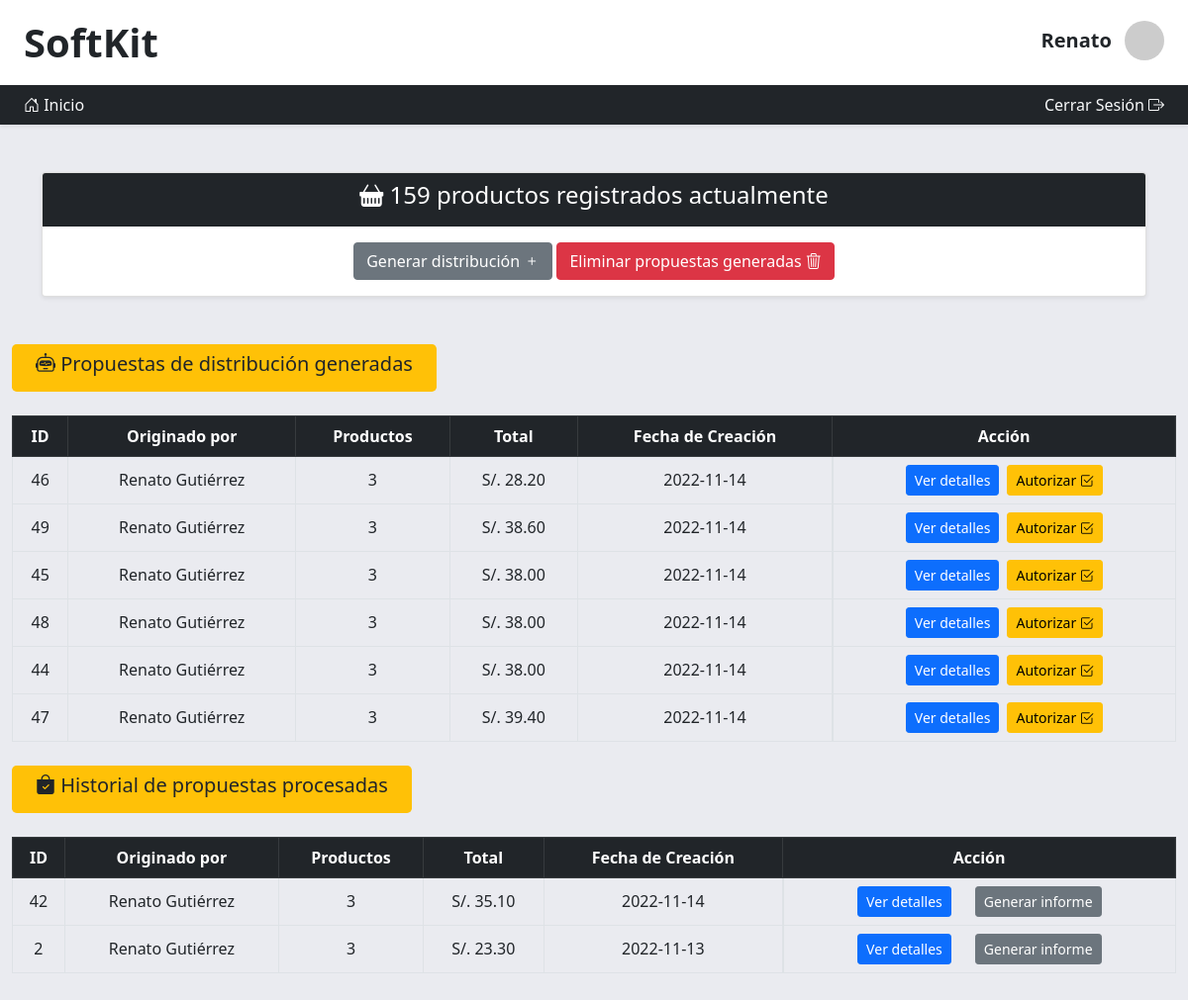
Before: /pages/distribucion.php (signed in) with the older database file.
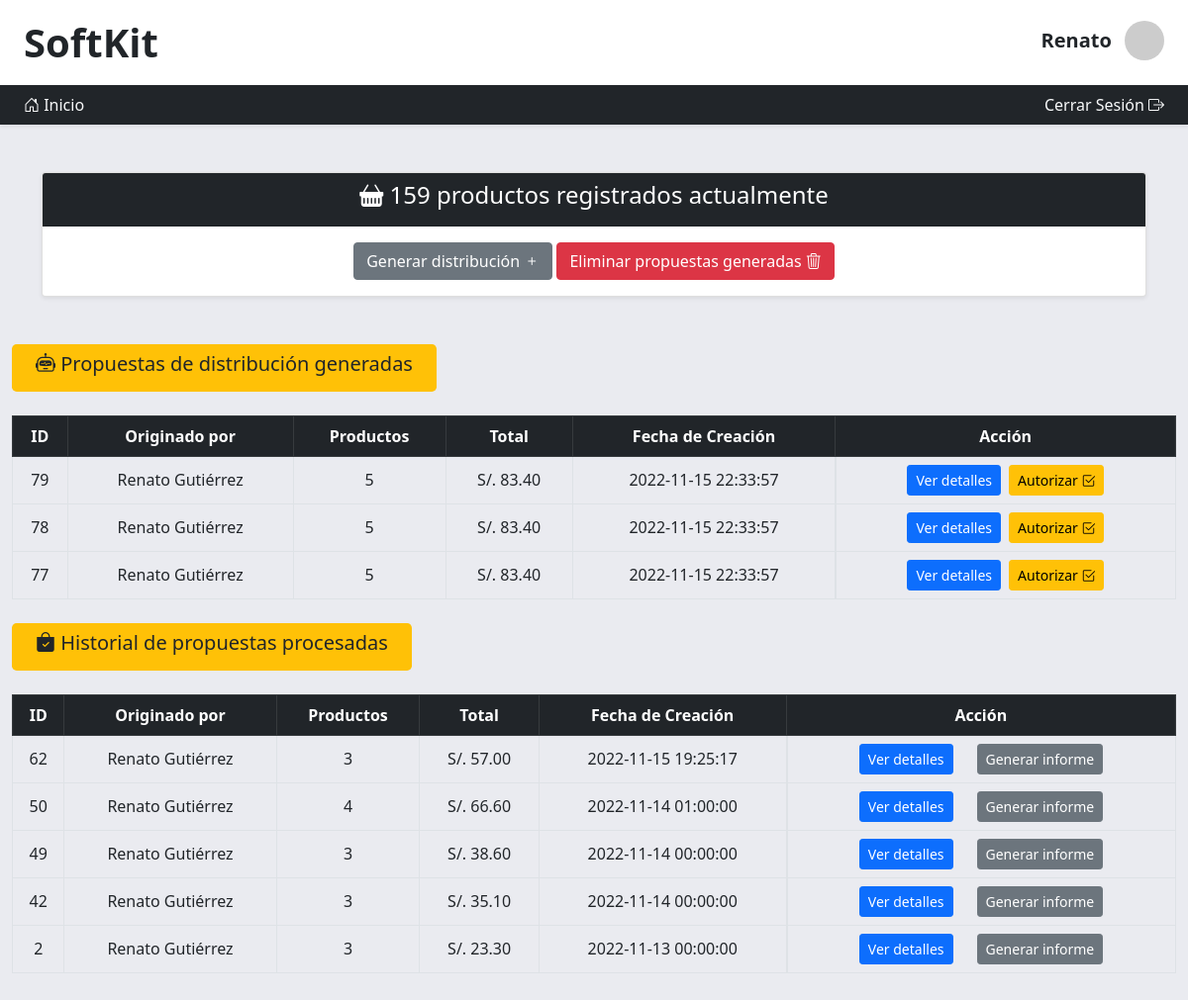
After: the same page with the newer database file.
### tables this page shows
CREATE TABLE `kit` (
  `id` int(11) NOT NULL,
  `usuario` int(11) NOT NULL,
  `total` decimal(11,2) NOT NULL,
  `fechaCreacion` datetime NOT NULL DEFAULT current_timestamp(),
  `fechaProcesada` datetime DEFAULT NULL,
  `estado` int(1) NOT NULL DEFAULT 1
);

### controller/index.php (called while the page is built, shortened)
<?php
function listAllKits(){
    try{
        $connection=Database::connect();
        $sql="SELECT k.id, CONCAT(u.nombre,' ',u.apellido) as usuario, (SELECT COUNT(*) FROM kit_x_producto kp
        WHERE kp.idKit = k.id) as productos, k.total, k.fechaCreacion FROM kit k JOIN usuario u WHERE u.id = k.usuario AND k.estado = 1 ORDER BY k.fechaCreacion DESC";
        $listKits=$connection->prepare($sql);
        $listKits->execute();
        $listKits=$listKits->fetchAll(PDO::FETCH_ASSOC);
        return $listKits;
    }catch(PDOException $e){
        debug_to_console($e);
    }
}
function listAllProcessedKits(){
    try{
        $connection=Database::connect();
        $sql="SELECT k.id, CONCAT(u.nombre,' ',u.apellido) as usuario, (SELECT COUNT(*) FROM kit_x_producto kp
        WHERE kp.idKit = k.id) as productos, k.total, k.fechaCreacion FROM kit k JOIN usuario u WHERE u.id = k.usuario AND k.estado = 2 ORDER BY k.fechaCreacion DESC";
        $listKits=$connection->prepare($sql);
        $listKits->execute();
        $listKits=$listKits->fetchAll(PDO::FETCH_ASSOC);
        return $listKits;
    }catch(PDOException $e){
        debug_to_console($e);
    }
}
function getAmountProducts(){
    try{
        $connection=Database::connect();
        $sql="SELECT SUM(`stock`) FROM `producto` WHERE `estado` = 1";
        $stmt=$connection->prepare($sql);
        $stmt->execute();
        $amount=$stmt->fetchColumn();
        return $amount;
    }catch(PDOException $e){
        debug_to_console($e);
    }
}
?>

### pages/distribucion.php (the view, shortened to what this page needs)
<!DOCTYPE html>
<html lang="es">
<head>
    <?php require("../partials/head.php"); ?>
</head>
<body class="bg-main">
<?php
    require("../partials/header.php");
    require_once("../controller/index.php");
    $amount = getAmountProducts();
    $data = listAllKits();
    $processedData = listAllProcessedKits();
?>
<div class="container mt-5">
<div class="card shadow-sm">
    <div class="card-header text-center p-2 text-white bg-dark">
        <h4 class="card-title"><i class="bi bi-basket-fill"></i> <?php echo $amount; ?> productos registrados actualmente</h4>
    </div>
    <div class="card-body text-center">
        <a class="btn btn-secondary" data-bs-toggle="modal" data-bs-target="#exampleModal" href="?nuevo=registro" role="button">Generar distribución <i class="bi bi-plus"></i></a>
        <a class="btn btn-danger" data-bs-toggle="modal" data-bs-target="#exampleModalDel">Eliminar propuestas generadas <i class="bi bi-trash3"></i></a>
    </div>
</div>
</div>
<div class="container-fluid mt-5 mb-5">
<div style="width: max-content;" class="p-2 px-4 text-center bg-warning rounded-3">
    <h5><i class="bi bi-robot"></i> Propuestas de distribución generadas</h5>
</div>
<table id="table_id" class="display table mt-4 mb-4 table-bordered">
    <thead class="table-dark text-center">
        <tr>
            <th>ID</th>
            <th>Originado por</th>
            <th>Productos</th>
            <th>Total</th>
            <th>Fecha de Creación</th>
            <th>Acción</th>
        </tr>
    </thead>
    <tbody>
        <?php foreach ($data as $value) { ?>
            <tr class="text-center align-middle">
                <td><?php echo $value['id']; ?></td>
                <td><?php echo $value['usuario']; ?></td>
                <td><?php echo $value['productos']; ?></td>
                <td>S/. <?php echo $value['total']; ?></td>
                <td><?php echo $value['fechaCreacion']; ?></td>
                <td class="d-flex justify-content-center gap-2">
                    <button type="button" onClick="verDetalles(<?php echo $value['id']; ?>)" class="btn btn-primary btn-sm">Ver detalles</button>
                    <a data-id="<?php echo $value['id']; ?>" class="btn btn-warning btn-sm" id="buttonProcess" data-bs-toggle="modal" data-bs-target="#processModal">Autorizar <i class="bi bi-check2-square"></i></a>
                </td>
            </tr>
        <?php } ?>
    </tbody>
</table>
<div style="width: max-content;" class="p-2 px-4 text-center bg-warning rounded-3">
    <h5><i class="bi bi-bag-check-fill"></i> Historial de propuestas procesadas</h5>
</div>
<table id="table_id" class="display table mt-4 table-bordered">
    <thead class="table-dark text-center mx-auto">
        <tr class="text-center align-middle">
            <th>ID</th>
            <th>Originado por</th>
            <th>Productos</th>
            <th>Total</th>
            <th>Fecha de Creación</th>
            <th>Acción</th>
        </tr>
    </thead>
    <tbody>
        <?php foreach ($processedData as $value) { ?>
            <tr class="text-center align-middle">
                <td><?php echo $value['id']; ?></td>
                <td><?php echo $value['usuario']; ?></td>
                <td><?php echo $value['productos']; ?></td>
                <td>S/. <?php echo $value['total']; ?></td>
                <td><?php echo $value['fechaCreacion']; ?></td>
                <td class="d-flex justify-content-center gap-4">
                    <button type="button" onClick="verDetalles(<?php echo $value['id']; ?>)" class="btn btn-primary btn-sm">Ver detalles</button>
                    <button class="btn btn-secondary btn-sm">Generar informe</button>
                </td>
            </tr>
        <?php } ?>
    </tbody>
</table>
</div>
</body>
</html>

### partials/head.php (shortened to what this page needs)
<head>
    <link href="https://cdn.jsdelivr.net/npm/bootstrap@5.0.2/dist/css/bootstrap.min.css" rel="stylesheet">
    <link rel="stylesheet" href="https://cdn.jsdelivr.net/npm/bootstrap-icons@1.9.1/font/bootstrap-icons.css">
    <link rel="stylesheet" href="/softkit/assets/main.css">
</head>

### partials/header.php (shortened to what this page needs)
<header class="sticky-top shadow-sm">
    <nav class="bg-white navbar px-4">
        <a class="navbar-brand link-dark fs-1 fw-bold" href="/softkit/pages">
            SoftKit
        </a>
        <?php if(isset($_SESSION['login']) && $_SESSION['login']){ ?>
        <span class="navbar-text text-center fs-5 fw-bold">
            <?php echo $_SESSION['nombre']; ?>
            <img class="rounded-circle mb-1 ms-2" width="40" src="https://avatars.dicebear.com/api/initials/<?php echo $_SESSION['nombre']; ?>.svg">
        </span>
        <?php } ?>
    </nav>
    <?php if(isset($_SESSION['login']) && $_SESSION['login']){ ?>
    <div class="w-100 bg-dark navbar px-4">
        <a class="link-light text-decoration-none" href="/softkit/pages/">
            <i class="bi bi-house-door"></i>
            Inicio
        </a>
        <a class="link-light text-decoration-none" href="/softkit/controller/index.php?logout=true">
            Cerrar Sesión
            <i class="bi bi-box-arrow-right"></i>
        </a>
    </div>
    <?php } ?>
</header>

### assets/main.css (style rules this page uses)
.bg-main { background: #eaebf0; }

Changed rows visible on the page:
removed kit: id "46", usuario "Renato Gutiérrez", productos "3", total "28.20", fechaCreacion "2022-11-14", shown under "Propuestas de distribución generadas"
removed kit: id "45", usuario "Renato Gutiérrez", productos "3", total "38.00", fechaCreacion "2022-11-14", shown under "Propuestas de distribución generadas"
removed kit: id "48", usuario "Renato Gutiérrez", productos "3", total "38.00", fechaCreacion "2022-11-14", shown under "Propuestas de distribución generadas"
removed kit: id "44", usuario "Renato Gutiérrez", productos "3", total "38.00", fechaCreacion "2022-11-14", shown under "Propuestas de distribución generadas"
removed kit: id "47", usuario "Renato Gutiérrez", productos "3", total "39.40", fechaCreacion "2022-11-14", shown under "Propuestas de distribución generadas"
added kit: id "79", usuario "Renato Gutiérrez", productos "5", total "83.40", fechaCreacion "2022-11-15 22:33:57", shown under "Propuestas de distribución generadas"
added kit: id "78", usuario "Renato Gutiérrez", productos "5", total "83.40", fechaCreacion "2022-11-15 22:33:57", shown under "Propuestas de distribución generadas"
added kit: id "77", usuario "Renato Gutiérrez", productos "5", total "83.40", fechaCreacion "2022-11-15 22:33:57", shown under "Propuestas de distribución generadas"
added kit: id "62", usuario "Renato Gutiérrez", productos "3", total "57.00", fechaCreacion "2022-11-15 19:25:17", shown under "Historial de propuestas procesadas"
added kit: id "50", usuario "Renato Gutiérrez", productos "4", total "66.60", fechaCreacion "2022-11-14 01:00:00", shown under "Historial de propuestas procesadas"
changed kit id 49: moves from the list under "Propuestas de distribución generadas" to the list under "Historial de propuestas procesadas"
changed kit id 42: fechaCreacion "2022-11-14" → "2022-11-14 00:00:00"
changed kit id 2: fechaCreacion "2022-11-13" → "2022-11-13 00:00:00"
